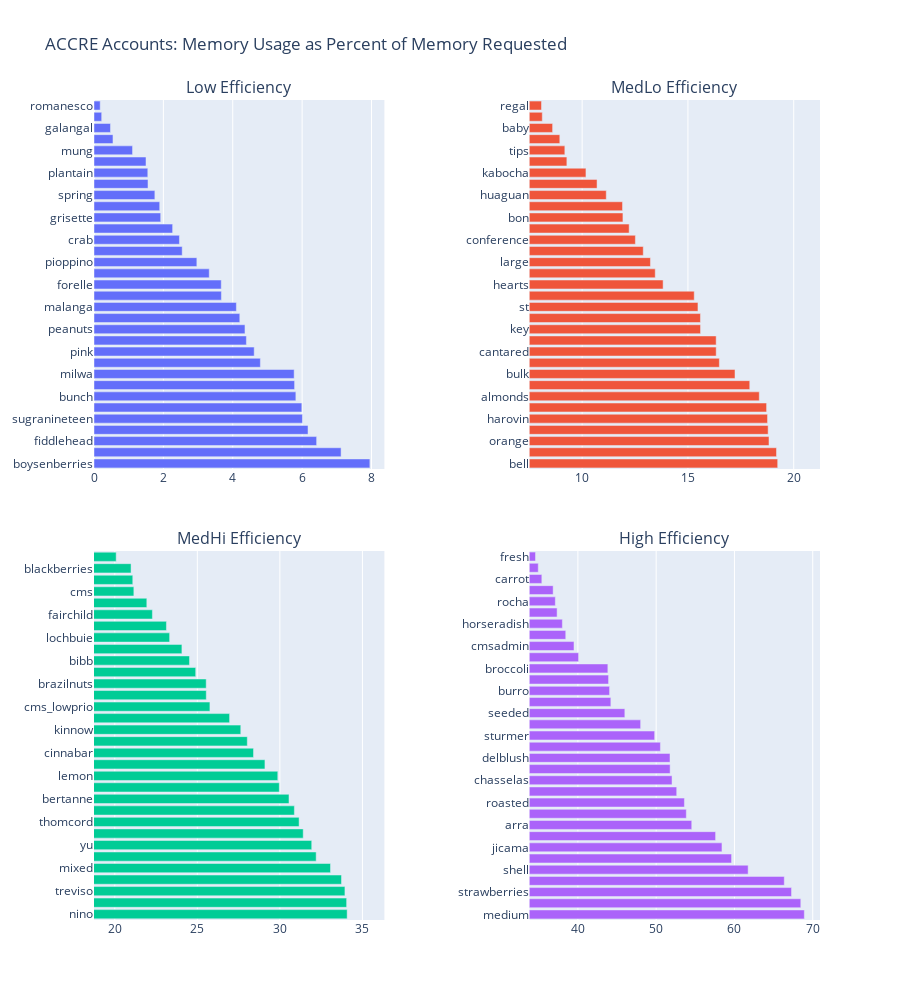

Source (notebook cell):
### Code cell
fig.show()

### Figure 1 — Plotly figure (JSON) as saved in the notebook; plotly's stock layout.template omitted (floating-point values rounded to 4 significant figures; data arrays with more than 128 entries replaced by an {"elided": "..."} marker saying what was removed)
{"data": [{"hovertext": {"elided": "131 str values"}, "name": "Low", "orientation": "h", "type": "bar", "x": [7.954, 7.124, 6.419, 6.17, 6.01, 5.992, 5.82, 5.783, 5.77, 4.797, 4.618, 4.394, 4.353, 4.203, 4.105, 3.673, 3.669, 3.322, 2.965, 2.543, 2.463, 2.267, 1.923, 1.895, 1.755, 1.556, 1.551, 1.499, 1.111, 0.5471, 0.4748, 0.2215, 0.1785], "xaxis": "x", "y": ["boysenberries", "portabella", "fiddlehead", "tree", "sugranineteen", "angelys", "bunch", "atemoyas", "milwa", "long", "pink", "mache", "peanuts", "white", "malanga", "emmons", "forelle", "amaranth", "pioppino", "wood", "crab", "purple", "grisette", "pitted", "spring", "pasilla", "plantain", "chayote", "mung", "cocktail", "galangal", "plumcot", "romanesco"], "yaxis": "y"}, {"hovertext": {"elided": "131 str values"}, "name": "MedLo", "orientation": "h", "type": "bar", "x": [19.24, 19.19, 18.83, 18.79, 18.76, 18.72, 18.37, 17.92, 17.22, 16.49, 16.34, 16.33, 15.6, 15.59, 15.47, 15.3, 13.83, 13.45, 13.23, 12.89, 12.52, 12.22, 11.93, 11.91, 11.14, 10.7, 10.18, 9.278, 9.182, 8.944, 8.604, 8.116, 8.079], "xaxis": "x2", "y": ["bell", "ingrid", "orange", "muscat", "harovin", "clara", "almonds", "casaba", "bulk", "round", "cantared", "carambola", "key", "sharlin", "st", "lollo", "hearts", "bay", "large", "horn", "conference", "leaves", "bon", "oroblanco", "huaguan", "pecans", "kabocha", "sunburst", "tips", "pickling", "baby", "polk", "regal"], "yaxis": "y2"}, {"hovertext": {"elided": "131 str values"}, "name": "MedHi", "orientation": "h", "type": "bar", "x": [34.08, 34.04, 33.94, 33.73, 33.07, 32.2, 31.93, 31.41, 31.17, 30.88, 30.55, 29.97, 29.87, 29.1, 28.4, 28.03, 27.63, 26.95, 25.76, 25.54, 25.54, 24.9, 24.53, 24.07, 23.32, 23.13, 22.28, 21.94, 21.16, 21.09, 20.99, 20.09], "xaxis": "x3", "y": ["nino", "dill", "treviso", "alkmene", "mixed", "minnewashta", "yu", "cep", "thomcord", "belle", "bertanne", "cactus", "lemon", "baking", "cinnabar", "winged", "kinnow", "garlic", "cms_lowprio", "galia", "brazilnuts", "lychees", "bibb", "water", "lochbuie", "concord", "fairchild", "chickpeas", "cms", "celery", "blackberries", "serrano"], "yaxis": "y3"}, {"hovertext": {"elided": "131 str values"}, "name": "High", "orientation": "h", "type": "bar", "x": [68.93, 68.47, 67.29, 66.36, 61.75, 59.63, 58.4, 57.59, 54.54, 53.85, 53.61, 52.62, 52.03, 51.78, 51.77, 50.54, 49.81, 48.02, 46.0, 44.21, 44.05, 43.92, 43.83, 40.09, 39.5, 38.45, 38.02, 37.35, 37.12, 36.84, 35.39, 34.94, 34.59], "xaxis": "x4", "y": ["medium", "mignonette", "strawberries", "antares", "shell", "shiny", "jicama", "texas", "arra", "shallots", "roasted", "summer", "chasselas", "pinova", "delblush", "wax", "sturmer", "chipilin", "seeded", "retailer", "burro", "kumquat", "broccoli", "pepino", "cmsadmin", "josephine", "horseradish", "sweet", "rocha", "sunflower", "carrot", "anise", "fresh"], "yaxis": "y4"}], "layout": {"annotations": [{"font": {"size": 16}, "showarrow": false, "text": "Low Efficiency", "x": 0.2, "xanchor": "center", "xref": "paper", "y": 1, "yanchor": "bottom", "yref": "paper"}, {"font": {"size": 16}, "showarrow": false, "text": "MedLo Efficiency", "x": 0.8, "xanchor": "center", "xref": "paper", "y": 1, "yanchor": "bottom", "yref": "paper"}, {"font": {"size": 16}, "showarrow": false, "text": "MedHi Efficiency", "x": 0.2, "xanchor": "center", "xref": "paper", "y": 0.45, "yanchor": "bottom", "yref": "paper"}, {"font": {"size": 16}, "showarrow": false, "text": "High Efficiency", "x": 0.8, "xanchor": "center", "xref": "paper", "y": 0.45, "yanchor": "bottom", "yref": "paper"}], "height": 1000, "showlegend": false, "title": {"text": "ACCRE Accounts: Memory Usage as Percent of Memory Requested"}, "xaxis": {"anchor": "y", "domain": [0, 0.4]}, "xaxis2": {"anchor": "y2", "domain": [0.6, 1], "range": [7.516, 21.24]}, "xaxis3": {"anchor": "y3", "domain": [0, 0.4], "range": [18.74, 36.33]}, "xaxis4": {"anchor": "y4", "domain": [0.6, 1], "range": [33.83, 70.93]}, "yaxis": {"anchor": "x", "domain": [0.55, 1], "type": "category"}, "yaxis2": {"anchor": "x2", "domain": [0.55, 1], "type": "category"}, "yaxis3": {"anchor": "x3", "domain": [0, 0.45], "type": "category"}, "yaxis4": {"anchor": "x4", "domain": [0, 0.45], "type": "category"}}}
